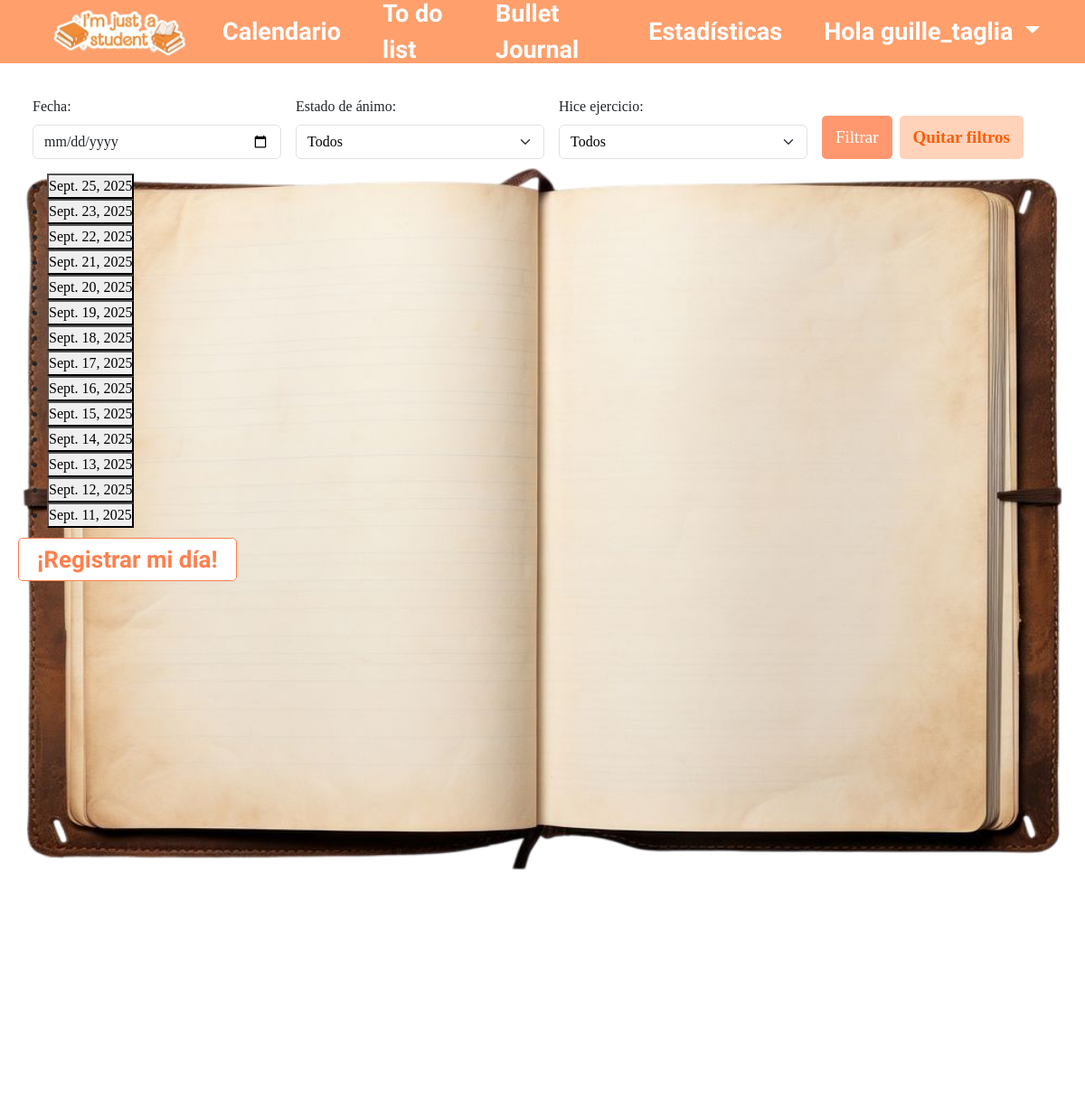
/journals/ (signed in), run on the app's committed database.
### bullet_journal/models.py (models this page shows, shortened)
class Journal(models.Model):
    user = models.ForeignKey(User, on_delete=models.CASCADE)
    date = models.DateField()
    mood = models.CharField(max_length=50)
    sleep_hours = models.FloatField(null=True)
    water_glasses = models.IntegerField(null=True)
    exercise = models.BooleanField(default=False)
    image = models.ImageField(upload_to='journal_images/', null=True, blank=True)
    custom_habits_data = models.JSONField(default=dict, blank=True)
    class Meta:
        unique_together = ('user', 'date')

### bullet_journal/views/journal_views.py (the view)
# urls.py: path('journals/', journal_list, name='journal_list'),
@login_required
def journal_list(request):
    journals = Journal.objects.filter(user=request.user).order_by('-date')
    date_filter = request.GET.get('date')
    mood_filter = request.GET.get('mood')
    exercise_filter = request.GET.get('exercise')
    if date_filter:
        journals = journals.filter(date=date_filter)
    if mood_filter:
        journals = journals.filter(mood__icontains=mood_filter)
    if exercise_filter in ['true', 'false']:
        journals = journals.filter(exercise=(exercise_filter == 'true'))
    moods_disponibles = Journal.objects.filter(user=request.user).values_list('mood', flat=True).distinct()
    return render(request, 'bullet_journal/journal/list.html', {
        'journals': journals,
        'moods_disponibles': moods_disponibles,
    })

### bullet_journal/templates/bullet_journal/journal/list.html (shortened to what this page needs)
{% extends "header.html" %}
{% load static %}
    {% block extra_head %}
    <link href="https://cdn.jsdelivr.net/npm/bootstrap@5.3.3/dist/css/bootstrap.min.css" rel="stylesheet">
    <link rel="stylesheet" href="{% static 'bullet_journal/css/styles.css' %}">
    {% endblock %}
{% block contenido %}
<body>
    <div class="journal">
            <form method="get" class="p-3">
                <div class="row g-3 align-items-end">
                    <div class="col-md-3">
                        <label for="date" class="form-label">Fecha:</label>
                        <input type="date" id="date" name="date" value="{{ request.GET.date }}" class="form-control">
                    </div>
                    <div class="col-md-3">
                        <label for="mood" class="form-label">Estado de ánimo:</label>
                        <select id="mood" name="mood" class="form-select">
                            <option value="">Todos</option>
                        </select>
                    </div>
                    <div class="col-md-3">
                        <label for="exercise" class="form-label">Hice ejercicio:</label>
                        <select id="exercise" name="exercise" class="form-select">
                            <option value="">Todos</option>
                        </select>
                    </div>
                    <div class="col-md-3 d-flex gap-2">
                        <button type="submit" class="btn btn-primary">Filtrar</button>
                        <a href="{% url 'journal_list' %}" class="btn btn-secondary">Quitar filtros</a>
                    </div>
                </div>
            </form>
        <ul>
        {% for journal in journals %}
            <li>
                <button class="open-popup-btn" data-journal-pk="{{ journal.pk }}">
                    {{ journal.date }}
                </button>
                        {% load i18n %}
            </li>
            {% empty %}
                <li>No hay journals.</li>
            {% endfor %}
        </ul>
            <div class="journal_create">
                <a href="{% url 'journal_create' %}">¡Registrar mi día!</a>
            </div>
        </div>
</body>
{% endblock %}

### bullet_journal/templates/header.html (shortened to what this page needs)
{% load static %}
<html>
<head>
    <link href="https://cdn.jsdelivr.net/npm/bootstrap@5.3.3/dist/css/bootstrap.min.css" rel="stylesheet">
    <link rel="stylesheet" href="{% static 'bullet_journal/css/styles.css' %}">
    {% block extra_head %}{% endblock %}
</head>
<body>
<header>
<nav class="navbar navbar-expand-lg navbar-light custom-header">
  <div class="container-fluid">
    <a class="navbar-brand" href="{% url 'home' %}">
      <img src="{% static 'bullet_journal/images/logo1.png' %}" alt="Logo" class="logo-img">
    </a>
    <div class="collapse navbar-collapse" id="navbarContent">
      <ul class="navbar-nav ms-auto nav-links">
        <li class="nav-item">
          <a class="nav-link" href="{% url 'calendar' %}">Calendario</a>
        </li>
        <li class="nav-item">
          <a class="nav-link" href="{% url 'to_do_list' %}">To do list</a>
        </li>
        <li class="nav-item">
          <a class="nav-link" href="{% url 'journal_list' %}">Bullet Journal</a>
        </li>
        <li class="nav-item">
          <a class="nav-link" href="{% url 'stadistics' %}">Estadísticas</a>
        </li>
          {% if user.is_authenticated %}
          <li class="nav-item dropdown">
            <a class="nav-link dropdown-toggle" href="#" id="userDropdown" role="button" data-bs-toggle="dropdown" aria-expanded="false">
              Hola {{ user.username }}
            </a>
          </li>
        {% endif %}
      </ul>
    </div>
  </div>
</nav>
</header>
<main>
    {% block contenido %}{% endblock %}
</main>
</body>
</html>

### bullet_journal/static/bullet_journal/css/styles.css (style rules this page uses)
.custom-header { display: flex; justify-content: space-between; align-items: center; background-color: #ff9f6c; color: white; padding: 15px 30px; position: fixed; top: 0; left: 0; width: 100%; height: 70px; z-index: 1000; }
.logo-img { width: 180px; height: auto; }
.nav-links { list-style: none; display: flex; gap: 30px; align-items: center; }
.nav-links a { text-decoration: none; color: white; font-weight: bold; transition: color 0.3s; font-family: 'Amatic SC', cursive; font-size: 27px; }
.nav-item.dropdown .nav-link.dropdown-toggle { color: white !important; }
* { margin: 0; padding: 0; box-sizing: border-box; }
.journal { background-image: url("../images/librito2.png"); background-size: contain; background-repeat: no-repeat; background-position: top center; background-position-y: 160px; min-height: 150vh; margin: 0; font-family: 'Times New Roman', Times, serif; padding-top: 90px; padding-left: 20px; }
.journal_create a { color: #ff7f4d; background-color: white; padding: 8px 20px; text-decoration: none; border-radius: 5px; font-size: 26px; text-align: center; font-family: "Amatic SC", sans-serif; font-weight: bold; border: 1px solid #ff7f4d; }
.p-3 { font-family: 'Times New Roman', Times, serif; }
.btn.btn-primary { font-family: 'Times New Roman', Times, serif; font-size: 19px; background-color: #ff986f; color: white; border: none; padding: 10px 15px; border-radius: 5px; }
.btn.btn-secondary { font-family: 'Times New Roman', Times, serif; font-size: 19px; background-color: #ffd2ba; color: #ff5c04; border: none; padding: 10px 15px; border-radius: 5px; font-weight: bold; }
.form-select { color: black; background-color: white; }
.form-select option:checked { background-color: #ff9359; color: white; }
:root { --cell: 28px; --gap: 2px; --border: #333; font-family: Arial, sans-serif; }

### data on the page
Journal: date "Sept. 25, 2025"
Journal: date "Sept. 23, 2025"
Journal: date "Sept. 22, 2025"
Journal: date "Sept. 21, 2025"
Journal: date "Sept. 20, 2025"
Journal: date "Sept. 19, 2025"
Journal: date "Sept. 18, 2025"
Journal: date "Sept. 17, 2025"
Journal: date "Sept. 16, 2025"
Journal: date "Sept. 15, 2025"
Journal: date "Sept. 14, 2025"
Journal: date "Sept. 13, 2025"
Journal: date "Sept. 12, 2025"
Journal: date "Sept. 11, 2025"

### other printed values
{{ user.username }} "guille_taglia"
